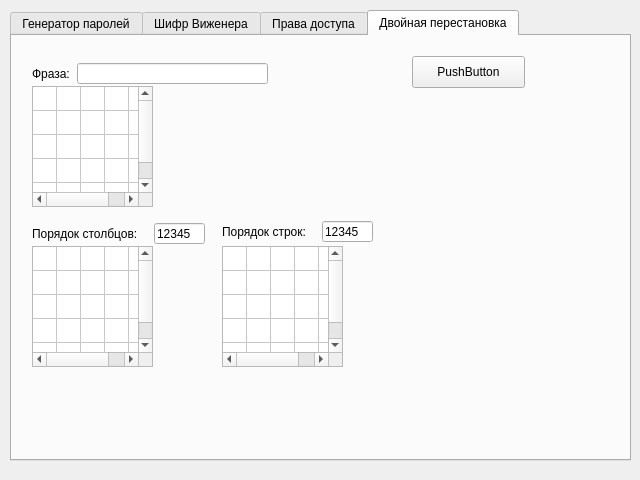
<?xml version="1.0" encoding="UTF-8"?>
<ui version="4.0">
 <class>MainWindow</class>
 <widget class="QMainWindow" name="MainWindow">
  <property name="enabled">
   <bool>true</bool>
  </property>
  <property name="geometry">
   <rect>
    <x>0</x>
    <y>0</y>
    <width>640</width>
    <height>480</height>
   </rect>
  </property>
  <property name="minimumSize">
   <size>
    <width>640</width>
    <height>480</height>
   </size>
  </property>
  <property name="maximumSize">
   <size>
    <width>640</width>
    <height>480</height>
   </size>
  </property>
  <property name="baseSize">
   <size>
    <width>640</width>
    <height>480</height>
   </size>
  </property>
  <property name="tabletTracking">
   <bool>false</bool>
  </property>
  <property name="contextMenuPolicy">
   <enum>Qt::NoContextMenu</enum>
  </property>
  <property name="acceptDrops">
   <bool>false</bool>
  </property>
  <property name="windowTitle">
   <string>Гильфанов 612 3в.</string>
  </property>
  <widget class="QWidget" name="centralwidget">
   <widget class="QTabWidget" name="tabWidget">
    <property name="geometry">
     <rect>
      <x>10</x>
      <y>10</y>
      <width>621</width>
      <height>451</height>
     </rect>
    </property>
    <property name="currentIndex">
     <number>3</number>
    </property>
    <widget class="QWidget" name="tab">
     <property name="accessibleName">
      <string/>
     </property>
     <attribute name="title">
      <string>Генератор паролей</string>
     </attribute>
     <widget class="QSpinBox" name="spinBox">
      <property name="geometry">
       <rect>
        <x>390</x>
        <y>57</y>
        <width>42</width>
        <height>22</height>
       </rect>
      </property>
      <property name="statusTip">
       <string/>
      </property>
      <property name="whatsThis">
       <string/>
      </property>
      <property name="autoFillBackground">
       <bool>false</bool>
      </property>
      <property name="wrapping">
       <bool>true</bool>
      </property>
      <property name="readOnly">
       <bool>false</bool>
      </property>
      <property name="minimum">
       <number>4</number>
      </property>
      <property name="maximum">
       <number>10</number>
      </property>
     </widget>
     <widget class="QPushButton" name="pushButton_GenPass">
      <property name="geometry">
       <rect>
        <x>190</x>
        <y>110</y>
        <width>241</width>
        <height>23</height>
       </rect>
      </property>
      <property name="text">
       <string>Сгенерировать пароли</string>
      </property>
     </widget>
     <widget class="QLabel" name="label">
      <property name="geometry">
       <rect>
        <x>190</x>
        <y>60</y>
        <width>191</width>
        <height>16</height>
       </rect>
      </property>
      <property name="text">
       <string>Введите число символов в пароле:</string>
      </property>
     </widget>
     <widget class="QPushButton" name="pushButton_SaveFile_Pass">
      <property name="geometry">
       <rect>
        <x>190</x>
        <y>320</y>
        <width>241</width>
        <height>23</height>
       </rect>
      </property>
      <property name="text">
       <string>Сохранить в файл</string>
      </property>
     </widget>
     <widget class="QTextEdit" name="textEdit_PassList">
      <property name="geometry">
       <rect>
        <x>190</x>
        <y>140</y>
        <width>241</width>
        <height>171</height>
       </rect>
      </property>
      <property name="readOnly">
       <bool>true</bool>
      </property>
     </widget>
     <widget class="QLabel" name="label_4">
      <property name="geometry">
       <rect>
        <x>190</x>
        <y>85</y>
        <width>91</width>
        <height>16</height>
       </rect>
      </property>
      <property name="text">
       <string>Спец. символы:</string>
      </property>
     </widget>
     <widget class="QComboBox" name="comboBox_PassType">
      <property name="geometry">
       <rect>
        <x>286</x>
        <y>80</y>
        <width>69</width>
        <height>22</height>
       </rect>
      </property>
      <item>
       <property name="text">
        <string>Да</string>
       </property>
      </item>
      <item>
       <property name="text">
        <string>Нет</string>
       </property>
      </item>
     </widget>
    </widget>
    <widget class="QWidget" name="tab_2">
     <attribute name="title">
      <string>Шифр Виженера</string>
     </attribute>
     <widget class="QLabel" name="label_2">
      <property name="geometry">
       <rect>
        <x>180</x>
        <y>60</y>
        <width>47</width>
        <height>13</height>
       </rect>
      </property>
      <property name="text">
       <string>Фраза:</string>
      </property>
     </widget>
     <widget class="QLabel" name="label_3">
      <property name="geometry">
       <rect>
        <x>182</x>
        <y>178</y>
        <width>47</width>
        <height>13</height>
       </rect>
      </property>
      <property name="text">
       <string>Ключ:</string>
      </property>
     </widget>
     <widget class="QLineEdit" name="lineEdit_Key">
      <property name="geometry">
       <rect>
        <x>220</x>
        <y>174</y>
        <width>131</width>
        <height>20</height>
       </rect>
      </property>
     </widget>
     <widget class="QPushButton" name="pushButton_Shifr">
      <property name="geometry">
       <rect>
        <x>180</x>
        <y>200</y>
        <width>111</width>
        <height>23</height>
       </rect>
      </property>
      <property name="text">
       <string>Шифровать</string>
      </property>
     </widget>
     <widget class="QPushButton" name="pushButton_DeShifr">
      <property name="geometry">
       <rect>
        <x>310</x>
        <y>200</y>
        <width>111</width>
        <height>23</height>
       </rect>
      </property>
      <property name="text">
       <string>Дешифровать</string>
      </property>
     </widget>
     <widget class="QPushButton" name="pushButton_SaveFile_Shifr">
      <property name="geometry">
       <rect>
        <x>180</x>
        <y>320</y>
        <width>241</width>
        <height>23</height>
       </rect>
      </property>
      <property name="text">
       <string>Сохранить в файл</string>
      </property>
     </widget>
     <widget class="QTextEdit" name="textEdit_Text">
      <property name="geometry">
       <rect>
        <x>180</x>
        <y>80</y>
        <width>241</width>
        <height>81</height>
       </rect>
      </property>
     </widget>
     <widget class="QTextEdit" name="textEdit_Shifr">
      <property name="geometry">
       <rect>
        <x>180</x>
        <y>230</y>
        <width>241</width>
        <height>81</height>
       </rect>
      </property>
      <property name="readOnly">
       <bool>true</bool>
      </property>
     </widget>
     <widget class="QComboBox" name="comboBox_shifrLang">
      <property name="geometry">
       <rect>
        <x>352</x>
        <y>173</y>
        <width>69</width>
        <height>22</height>
       </rect>
      </property>
      <item>
       <property name="text">
        <string>rus</string>
       </property>
      </item>
      <item>
       <property name="text">
        <string>en</string>
       </property>
      </item>
     </widget>
    </widget>
    <widget class="QWidget" name="tab_3">
     <attribute name="title">
      <string>Права доступа</string>
     </attribute>
     <widget class="QTabWidget" name="tabWidget_2">
      <property name="geometry">
       <rect>
        <x>8</x>
        <y>10</y>
        <width>601</width>
        <height>411</height>
       </rect>
      </property>
      <property name="currentIndex">
       <number>0</number>
      </property>
      <property name="documentMode">
       <bool>false</bool>
      </property>
      <widget class="QWidget" name="tab_4">
       <attribute name="title">
        <string>Управление правами доступа</string>
       </attribute>
       <widget class="QGroupBox" name="groupBox_ChangePrav">
        <property name="geometry">
         <rect>
          <x>310</x>
          <y>210</y>
          <width>221</width>
          <height>121</height>
         </rect>
        </property>
        <property name="font">
         <font>
          <weight>50</weight>
          <bold>false</bold>
         </font>
        </property>
        <property name="title">
         <string>Права пользователей</string>
        </property>
        <widget class="QLabel" name="label_45">
         <property name="geometry">
          <rect>
           <x>20</x>
           <y>64</y>
           <width>121</width>
           <height>16</height>
          </rect>
         </property>
         <property name="text">
          <string>Ред. прав польз.:</string>
         </property>
        </widget>
        <widget class="QLabel" name="label_46">
         <property name="geometry">
          <rect>
           <x>20</x>
           <y>34</y>
           <width>60</width>
           <height>16</height>
          </rect>
         </property>
         <property name="text">
          <string>Юзер:</string>
         </property>
        </widget>
        <widget class="QComboBox" name="comboBox_ChangePrav_User">
         <property name="geometry">
          <rect>
           <x>60</x>
           <y>30</y>
           <width>141</width>
           <height>26</height>
          </rect>
         </property>
         <item>
          <property name="text">
           <string>User1</string>
          </property>
         </item>
         <item>
          <property name="text">
           <string>User2</string>
          </property>
         </item>
         <item>
          <property name="text">
           <string>User3</string>
          </property>
         </item>
         <item>
          <property name="text">
           <string>User4</string>
          </property>
         </item>
        </widget>
        <widget class="QComboBox" name="comboBox_ChangePrav_Type">
         <property name="geometry">
          <rect>
           <x>130</x>
           <y>60</y>
           <width>71</width>
           <height>26</height>
          </rect>
         </property>
         <item>
          <property name="text">
           <string>Да</string>
          </property>
         </item>
         <item>
          <property name="text">
           <string>Нет</string>
          </property>
         </item>
        </widget>
       </widget>
       <widget class="QGroupBox" name="groupBox_UserInf">
        <property name="geometry">
         <rect>
          <x>60</x>
          <y>50</y>
          <width>221</width>
          <height>91</height>
         </rect>
        </property>
        <property name="font">
         <font>
          <weight>50</weight>
          <bold>false</bold>
         </font>
        </property>
        <property name="title">
         <string>Пользователь</string>
        </property>
        <widget class="QLabel" name="label_47">
         <property name="geometry">
          <rect>
           <x>20</x>
           <y>34</y>
           <width>60</width>
           <height>16</height>
          </rect>
         </property>
         <property name="text">
          <string>Юзер:</string>
         </property>
        </widget>
        <widget class="QComboBox" name="comboBox_UserInf_User">
         <property name="geometry">
          <rect>
           <x>60</x>
           <y>30</y>
           <width>141</width>
           <height>26</height>
          </rect>
         </property>
         <item>
          <property name="text">
           <string>Admin</string>
          </property>
         </item>
         <item>
          <property name="text">
           <string>User1</string>
          </property>
         </item>
         <item>
          <property name="text">
           <string>User2</string>
          </property>
         </item>
         <item>
          <property name="text">
           <string>User3</string>
          </property>
         </item>
         <item>
          <property name="text">
           <string>User4</string>
          </property>
         </item>
        </widget>
        <widget class="QLabel" name="label_5">
         <property name="geometry">
          <rect>
           <x>20</x>
           <y>62</y>
           <width>121</width>
           <height>16</height>
          </rect>
         </property>
         <property name="text">
          <string>Редактирования прав:</string>
         </property>
        </widget>
        <widget class="QLabel" name="label_UserInf_Status">
         <property name="geometry">
          <rect>
           <x>141</x>
           <y>64</y>
           <width>47</width>
           <height>13</height>
          </rect>
         </property>
         <property name="font">
          <font>
           <weight>75</weight>
           <bold>true</bold>
          </font>
         </property>
         <property name="text">
          <string/>
         </property>
         <property name="wordWrap">
          <bool>false</bool>
         </property>
        </widget>
       </widget>
       <widget class="QGroupBox" name="groupBox_FilePravEdit">
        <property name="geometry">
         <rect>
          <x>60</x>
          <y>140</y>
          <width>221</width>
          <height>191</height>
         </rect>
        </property>
        <property name="font">
         <font>
          <pointsize>8</pointsize>
          <weight>50</weight>
          <bold>false</bold>
         </font>
        </property>
        <property name="title">
         <string>Управление доступом к файлам</string>
        </property>
        <property name="flat">
         <bool>false</bool>
        </property>
        <property name="checkable">
         <bool>false</bool>
        </property>
        <widget class="QComboBox" name="comboBox_FilePravEdit_User">
         <property name="geometry">
          <rect>
           <x>60</x>
           <y>46</y>
           <width>141</width>
           <height>26</height>
          </rect>
         </property>
         <item>
          <property name="text">
           <string>Admin</string>
          </property>
         </item>
         <item>
          <property name="text">
           <string>User1</string>
          </property>
         </item>
         <item>
          <property name="text">
           <string>User2</string>
          </property>
         </item>
         <item>
          <property name="text">
           <string>User3</string>
          </property>
         </item>
         <item>
          <property name="text">
           <string>User4</string>
          </property>
         </item>
        </widget>
        <widget class="QLabel" name="label_43">
         <property name="geometry">
          <rect>
           <x>20</x>
           <y>50</y>
           <width>60</width>
           <height>16</height>
          </rect>
         </property>
         <property name="text">
          <string>Юзер:</string>
         </property>
        </widget>
        <widget class="QLabel" name="label_44">
         <property name="geometry">
          <rect>
           <x>20</x>
           <y>20</y>
           <width>60</width>
           <height>16</height>
          </rect>
         </property>
         <property name="text">
          <string>Файл:</string>
         </property>
        </widget>
        <widget class="QComboBox" name="comboBox_FilePravEdit_File">
         <property name="geometry">
          <rect>
           <x>60</x>
           <y>16</y>
           <width>141</width>
           <height>26</height>
          </rect>
         </property>
         <item>
          <property name="text">
           <string>File1</string>
          </property>
         </item>
         <item>
          <property name="text">
           <string>File2</string>
          </property>
         </item>
         <item>
          <property name="text">
           <string>File3</string>
          </property>
         </item>
         <item>
          <property name="text">
           <string>File4</string>
          </property>
         </item>
        </widget>
        <widget class="QCheckBox" name="checkBox_FilePravEdit_SendPrav">
         <property name="geometry">
          <rect>
           <x>40</x>
           <y>140</y>
           <width>151</width>
           <height>20</height>
          </rect>
         </property>
         <property name="text">
          <string>Передача прав</string>
         </property>
        </widget>
        <widget class="QCheckBox" name="checkBox_FilePravEdit_Write">
         <property name="geometry">
          <rect>
           <x>40</x>
           <y>100</y>
           <width>151</width>
           <height>20</height>
          </rect>
         </property>
         <property name="text">
          <string>Запись</string>
         </property>
        </widget>
        <widget class="QCheckBox" name="checkBox_FilePravEdit_Read">
         <property name="geometry">
          <rect>
           <x>40</x>
           <y>120</y>
           <width>151</width>
           <height>20</height>
          </rect>
         </property>
         <property name="text">
          <string>Чтение</string>
         </property>
        </widget>
        <widget class="QCheckBox" name="checkBox_FilePravEdit_Ban">
         <property name="geometry">
          <rect>
           <x>40</x>
           <y>80</y>
           <width>151</width>
           <height>20</height>
          </rect>
         </property>
         <property name="text">
          <string>Полный запрет</string>
         </property>
        </widget>
        <widget class="QCheckBox" name="checkBox_FilePravEdit_Full">
         <property name="geometry">
          <rect>
           <x>40</x>
           <y>160</y>
           <width>151</width>
           <height>20</height>
          </rect>
         </property>
         <property name="text">
          <string>Полный доступ</string>
         </property>
        </widget>
       </widget>
       <widget class="QGroupBox" name="groupBox_FileLook">
        <property name="geometry">
         <rect>
          <x>310</x>
          <y>50</y>
          <width>221</width>
          <height>161</height>
         </rect>
        </property>
        <property name="sizePolicy">
         <sizepolicy hsizetype="Preferred" vsizetype="Preferred">
          <horstretch>0</horstretch>
          <verstretch>0</verstretch>
         </sizepolicy>
        </property>
        <property name="font">
         <font>
          <weight>50</weight>
          <bold>false</bold>
         </font>
        </property>
        <property name="title">
         <string>Просмотр прав доступа</string>
        </property>
        <property name="flat">
         <bool>false</bool>
        </property>
        <widget class="QLabel" name="label_42">
         <property name="geometry">
          <rect>
           <x>30</x>
           <y>30</y>
           <width>60</width>
           <height>16</height>
          </rect>
         </property>
         <property name="text">
          <string>Файл:</string>
         </property>
        </widget>
        <widget class="QComboBox" name="comboBox_FileLook_File">
         <property name="geometry">
          <rect>
           <x>69</x>
           <y>26</y>
           <width>111</width>
           <height>26</height>
          </rect>
         </property>
         <item>
          <property name="text">
           <string>File1</string>
          </property>
         </item>
         <item>
          <property name="text">
           <string>File2</string>
          </property>
         </item>
         <item>
          <property name="text">
           <string>File3</string>
          </property>
         </item>
         <item>
          <property name="text">
           <string>File4</string>
          </property>
         </item>
        </widget>
        <widget class="QLabel" name="label_6">
         <property name="geometry">
          <rect>
           <x>30</x>
           <y>58</y>
           <width>101</width>
           <height>16</height>
          </rect>
         </property>
         <property name="text">
          <string>Полный запрет:</string>
         </property>
        </widget>
        <widget class="QLabel" name="label_FileLook_Ban">
         <property name="geometry">
          <rect>
           <x>116</x>
           <y>60</y>
           <width>47</width>
           <height>13</height>
          </rect>
         </property>
         <property name="font">
          <font>
           <weight>75</weight>
           <bold>true</bold>
          </font>
         </property>
         <property name="text">
          <string/>
         </property>
        </widget>
        <widget class="QLabel" name="label_7">
         <property name="geometry">
          <rect>
           <x>30</x>
           <y>77</y>
           <width>101</width>
           <height>16</height>
          </rect>
         </property>
         <property name="text">
          <string>Запись:</string>
         </property>
        </widget>
        <widget class="QLabel" name="label_FileLook_Write">
         <property name="geometry">
          <rect>
           <x>116</x>
           <y>79</y>
           <width>47</width>
           <height>13</height>
          </rect>
         </property>
         <property name="font">
          <font>
           <weight>75</weight>
           <bold>true</bold>
          </font>
         </property>
         <property name="text">
          <string/>
         </property>
        </widget>
        <widget class="QLabel" name="label_8">
         <property name="geometry">
          <rect>
           <x>30</x>
           <y>96</y>
           <width>101</width>
           <height>16</height>
          </rect>
         </property>
         <property name="text">
          <string>Чтение:</string>
         </property>
        </widget>
        <widget class="QLabel" name="label_FileLook_Read">
         <property name="geometry">
          <rect>
           <x>116</x>
           <y>98</y>
           <width>47</width>
           <height>13</height>
          </rect>
         </property>
         <property name="font">
          <font>
           <weight>75</weight>
           <bold>true</bold>
          </font>
         </property>
         <property name="text">
          <string/>
         </property>
        </widget>
        <widget class="QLabel" name="label_9">
         <property name="geometry">
          <rect>
           <x>31</x>
           <y>135</y>
           <width>101</width>
           <height>16</height>
          </rect>
         </property>
         <property name="text">
          <string>Полный доступ:</string>
         </property>
        </widget>
        <widget class="QLabel" name="label_FileLook_Full">
         <property name="geometry">
          <rect>
           <x>117</x>
           <y>137</y>
           <width>47</width>
           <height>13</height>
          </rect>
         </property>
         <property name="font">
          <font>
           <weight>75</weight>
           <bold>true</bold>
          </font>
         </property>
         <property name="text">
          <string/>
         </property>
        </widget>
        <widget class="QLabel" name="label_10">
         <property name="geometry">
          <rect>
           <x>31</x>
           <y>115</y>
           <width>101</width>
           <height>16</height>
          </rect>
         </property>
         <property name="text">
          <string>Передача прав:</string>
         </property>
        </widget>
        <widget class="QLabel" name="label_FileLook_SendPrav">
         <property name="geometry">
          <rect>
           <x>117</x>
           <y>117</y>
           <width>47</width>
           <height>13</height>
          </rect>
         </property>
         <property name="font">
          <font>
           <weight>75</weight>
           <bold>true</bold>
          </font>
         </property>
         <property name="text">
          <string/>
         </property>
        </widget>
       </widget>
      </widget>
      <widget class="QWidget" name="tab_5">
       <attribute name="title">
        <string>Матрица доступов</string>
       </attribute>
       <widget class="QTableWidget" name="tableWidget">
        <property name="geometry">
         <rect>
          <x>-3</x>
          <y>44</y>
          <width>601</width>
          <height>301</height>
         </rect>
        </property>
        <property name="autoScrollMargin">
         <number>16</number>
        </property>
        <property name="editTriggers">
         <set>QAbstractItemView::NoEditTriggers</set>
        </property>
        <property name="alternatingRowColors">
         <bool>true</bool>
        </property>
        <attribute name="horizontalHeaderDefaultSectionSize">
         <number>138</number>
        </attribute>
        <attribute name="horizontalHeaderMinimumSectionSize">
         <number>30</number>
        </attribute>
        <attribute name="verticalHeaderDefaultSectionSize">
         <number>55</number>
        </attribute>
        <attribute name="verticalHeaderMinimumSectionSize">
         <number>23</number>
        </attribute>
        <row>
         <property name="text">
          <string>Admin</string>
         </property>
         <property name="font">
          <font>
           <weight>75</weight>
           <bold>true</bold>
          </font>
         </property>
        </row>
        <row>
         <property name="text">
          <string>User1</string>
         </property>
         <property name="font">
          <font>
           <weight>75</weight>
           <bold>true</bold>
          </font>
         </property>
        </row>
        <row>
         <property name="text">
          <string>User2</string>
         </property>
         <property name="font">
          <font>
           <weight>75</weight>
           <bold>true</bold>
          </font>
         </property>
        </row>
        <row>
         <property name="text">
          <string>User3</string>
         </property>
         <property name="font">
          <font>
           <weight>75</weight>
           <bold>true</bold>
          </font>
         </property>
        </row>
        <row>
         <property name="text">
          <string>User4</string>
         </property>
         <property name="font">
          <font>
           <weight>75</weight>
           <bold>true</bold>
          </font>
         </property>
        </row>
        <column>
         <property name="text">
          <string>File1</string>
         </property>
         <property name="font">
          <font>
           <weight>75</weight>
           <bold>true</bold>
          </font>
         </property>
        </column>
        <column>
         <property name="text">
          <string>File2</string>
         </property>
         <property name="font">
          <font>
           <weight>75</weight>
           <bold>true</bold>
          </font>
         </property>
        </column>
        <column>
         <property name="text">
          <string>File3</string>
         </property>
         <property name="font">
          <font>
           <weight>75</weight>
           <bold>true</bold>
          </font>
         </property>
        </column>
        <column>
         <property name="text">
          <string>File4</string>
         </property>
         <property name="font">
          <font>
           <weight>75</weight>
           <bold>true</bold>
          </font>
         </property>
        </column>
        <item row="0" column="0">
         <property name="text">
          <string/>
         </property>
         <property name="textAlignment">
          <set>AlignJustify|AlignVCenter</set>
         </property>
        </item>
        <item row="0" column="1">
         <property name="text">
          <string/>
         </property>
         <property name="textAlignment">
          <set>AlignCenter</set>
         </property>
        </item>
        <item row="1" column="0">
         <property name="text">
          <string/>
         </property>
         <property name="textAlignment">
          <set>AlignCenter</set>
         </property>
        </item>
        <item row="1" column="1">
         <property name="text">
          <string/>
         </property>
         <property name="textAlignment">
          <set>AlignCenter</set>
         </property>
        </item>
        <item row="1" column="2">
         <property name="text">
          <string/>
         </property>
         <property name="textAlignment">
          <set>AlignCenter</set>
         </property>
        </item>
        <item row="1" column="3">
         <property name="text">
          <string/>
         </property>
         <property name="textAlignment">
          <set>AlignCenter</set>
         </property>
        </item>
        <item row="2" column="0">
         <property name="text">
          <string/>
         </property>
         <property name="textAlignment">
          <set>AlignCenter</set>
         </property>
        </item>
        <item row="2" column="1">
         <property name="text">
          <string/>
         </property>
         <property name="textAlignment">
          <set>AlignCenter</set>
         </property>
        </item>
        <item row="2" column="2">
         <property name="text">
          <string/>
         </property>
         <property name="textAlignment">
          <set>AlignCenter</set>
         </property>
        </item>
        <item row="2" column="3">
         <property name="text">
          <string/>
         </property>
         <property name="textAlignment">
          <set>AlignCenter</set>
         </property>
        </item>
        <item row="3" column="0">
         <property name="text">
          <string/>
         </property>
         <property name="textAlignment">
          <set>AlignCenter</set>
         </property>
        </item>
        <item row="3" column="1">
         <property name="text">
          <string/>
         </property>
         <property name="textAlignment">
          <set>AlignCenter</set>
         </property>
        </item>
        <item row="3" column="2">
         <property name="text">
          <string/>
         </property>
         <property name="textAlignment">
          <set>AlignCenter</set>
         </property>
        </item>
        <item row="3" column="3">
         <property name="text">
          <string/>
         </property>
         <property name="textAlignment">
          <set>AlignCenter</set>
         </property>
        </item>
        <item row="4" column="0">
         <property name="text">
          <string/>
         </property>
         <property name="textAlignment">
          <set>AlignCenter</set>
         </property>
        </item>
        <item row="4" column="1">
         <property name="text">
          <string/>
         </property>
         <property name="textAlignment">
          <set>AlignCenter</set>
         </property>
        </item>
        <item row="4" column="2">
         <property name="text">
          <string/>
         </property>
         <property name="textAlignment">
          <set>AlignCenter</set>
         </property>
        </item>
        <item row="4" column="3">
         <property name="text">
          <string/>
         </property>
         <property name="textAlignment">
          <set>AlignCenter</set>
         </property>
        </item>
       </widget>
      </widget>
     </widget>
    </widget>
    <widget class="QWidget" name="tab_6">
     <attribute name="title">
      <string>Двойная перестановка</string>
     </attribute>
     <widget class="QLineEdit" name="lineEdit_Fraza">
      <property name="geometry">
       <rect>
        <x>65</x>
        <y>27</y>
        <width>191</width>
        <height>21</height>
       </rect>
      </property>
      <property name="text">
       <string/>
      </property>
      <property name="maxLength">
       <number>25</number>
      </property>
     </widget>
     <widget class="QLabel" name="label_11">
      <property name="geometry">
       <rect>
        <x>20</x>
        <y>30</y>
        <width>60</width>
        <height>16</height>
       </rect>
      </property>
      <property name="text">
       <string>Фраза:</string>
      </property>
     </widget>
     <widget class="QTableWidget" name="tableWidget_Osn">
      <property name="geometry">
       <rect>
        <x>20</x>
        <y>50</y>
        <width>121</width>
        <height>121</height>
       </rect>
      </property>
      <attribute name="horizontalHeaderVisible">
       <bool>false</bool>
      </attribute>
      <attribute name="horizontalHeaderDefaultSectionSize">
       <number>24</number>
      </attribute>
      <attribute name="horizontalHeaderMinimumSectionSize">
       <number>24</number>
      </attribute>
      <attribute name="verticalHeaderVisible">
       <bool>false</bool>
      </attribute>
      <attribute name="verticalHeaderDefaultSectionSize">
       <number>24</number>
      </attribute>
      <attribute name="verticalHeaderMinimumSectionSize">
       <number>24</number>
      </attribute>
      <row>
       <property name="text">
        <string>1</string>
       </property>
      </row>
      <row>
       <property name="text">
        <string>2</string>
       </property>
      </row>
      <row>
       <property name="text">
        <string>3</string>
       </property>
      </row>
      <row>
       <property name="text">
        <string>4</string>
       </property>
      </row>
      <row>
       <property name="text">
        <string>5</string>
       </property>
      </row>
      <column>
       <property name="text">
        <string>1</string>
       </property>
      </column>
      <column>
       <property name="text">
        <string>2</string>
       </property>
      </column>
      <column>
       <property name="text">
        <string>3</string>
       </property>
      </column>
      <column>
       <property name="text">
        <string>4</string>
       </property>
      </column>
      <column>
       <property name="text">
        <string>5</string>
       </property>
      </column>
     </widget>
     <widget class="QTableWidget" name="tableWidget_Stolb">
      <property name="geometry">
       <rect>
        <x>20</x>
        <y>210</y>
        <width>121</width>
        <height>121</height>
       </rect>
      </property>
      <attribute name="horizontalHeaderVisible">
       <bool>false</bool>
      </attribute>
      <attribute name="horizontalHeaderDefaultSectionSize">
       <number>24</number>
      </attribute>
      <attribute name="horizontalHeaderMinimumSectionSize">
       <number>24</number>
      </attribute>
      <attribute name="verticalHeaderVisible">
       <bool>false</bool>
      </attribute>
      <attribute name="verticalHeaderDefaultSectionSize">
       <number>24</number>
      </attribute>
      <attribute name="verticalHeaderMinimumSectionSize">
       <number>24</number>
      </attribute>
      <row>
       <property name="text">
        <string>1</string>
       </property>
      </row>
      <row>
       <property name="text">
        <string>2</string>
       </property>
      </row>
      <row>
       <property name="text">
        <string>3</string>
       </property>
      </row>
      <row>
       <property name="text">
        <string>4</string>
       </property>
      </row>
      <row>
       <property name="text">
        <string>5</string>
       </property>
      </row>
      <column>
       <property name="text">
        <string>1</string>
       </property>
      </column>
      <column>
       <property name="text">
        <string>2</string>
       </property>
      </column>
      <column>
       <property name="text">
        <string>3</string>
       </property>
      </column>
      <column>
       <property name="text">
        <string>4</string>
       </property>
      </column>
      <column>
       <property name="text">
        <string>5</string>
       </property>
      </column>
     </widget>
     <widget class="QTableWidget" name="tableWidget_Strok">
      <property name="geometry">
       <rect>
        <x>210</x>
        <y>210</y>
        <width>121</width>
        <height>121</height>
       </rect>
      </property>
      <attribute name="horizontalHeaderVisible">
       <bool>false</bool>
      </attribute>
      <attribute name="horizontalHeaderDefaultSectionSize">
       <number>24</number>
      </attribute>
      <attribute name="horizontalHeaderMinimumSectionSize">
       <number>24</number>
      </attribute>
      <attribute name="verticalHeaderVisible">
       <bool>false</bool>
      </attribute>
      <attribute name="verticalHeaderDefaultSectionSize">
       <number>24</number>
      </attribute>
      <attribute name="verticalHeaderMinimumSectionSize">
       <number>24</number>
      </attribute>
      <row>
       <property name="text">
        <string>1</string>
       </property>
      </row>
      <row>
       <property name="text">
        <string>2</string>
       </property>
      </row>
      <row>
       <property name="text">
        <string>3</string>
       </property>
      </row>
      <row>
       <property name="text">
        <string>4</string>
       </property>
      </row>
      <row>
       <property name="text">
        <string>5</string>
       </property>
      </row>
      <column>
       <property name="text">
        <string>1</string>
       </property>
      </column>
      <column>
       <property name="text">
        <string>2</string>
       </property>
      </column>
      <column>
       <property name="text">
        <string>3</string>
       </property>
      </column>
      <column>
       <property name="text">
        <string>4</string>
       </property>
      </column>
      <column>
       <property name="text">
        <string>5</string>
       </property>
      </column>
     </widget>
     <widget class="QPushButton" name="pushButton_accept">
      <property name="geometry">
       <rect>
        <x>400</x>
        <y>20</y>
        <width>113</width>
        <height>32</height>
       </rect>
      </property>
      <property name="text">
       <string>PushButton</string>
      </property>
     </widget>
     <widget class="QLabel" name="label_12">
      <property name="geometry">
       <rect>
        <x>20</x>
        <y>190</y>
        <width>121</width>
        <height>16</height>
       </rect>
      </property>
      <property name="text">
       <string>Порядок столбцов:</string>
      </property>
     </widget>
     <widget class="QLineEdit" name="lineEdit_Poradak_Stolb">
      <property name="geometry">
       <rect>
        <x>142</x>
        <y>187</y>
        <width>51</width>
        <height>21</height>
       </rect>
      </property>
      <property name="text">
       <string>12345</string>
      </property>
      <property name="maxLength">
       <number>5</number>
      </property>
      <property name="echoMode">
       <enum>QLineEdit::Normal</enum>
      </property>
      <property name="dragEnabled">
       <bool>false</bool>
      </property>
     </widget>
     <widget class="QLabel" name="label_13">
      <property name="geometry">
       <rect>
        <x>210</x>
        <y>188</y>
        <width>121</width>
        <height>16</height>
       </rect>
      </property>
      <property name="text">
       <string>Порядок строк:</string>
      </property>
     </widget>
     <widget class="QLineEdit" name="lineEdit_Poradak_Strok">
      <property name="geometry">
       <rect>
        <x>310</x>
        <y>185</y>
        <width>51</width>
        <height>21</height>
       </rect>
      </property>
      <property name="text">
       <string>12345</string>
      </property>
      <property name="maxLength">
       <number>5</number>
      </property>
      <property name="echoMode">
       <enum>QLineEdit::Normal</enum>
      </property>
      <property name="dragEnabled">
       <bool>false</bool>
      </property>
     </widget>
    </widget>
   </widget>
  </widget>
 </widget>
 <resources/>
 <connections/>
</ui>
